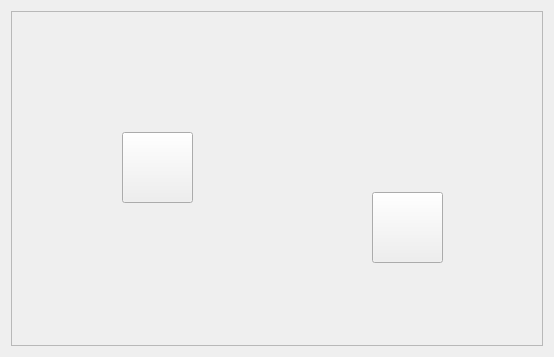
<?xml version="1.0" encoding="UTF-8"?>
<ui version="4.0">
 <class>Tab3ControlPannel</class>
 <widget class="QWidget" name="Tab3ControlPannel">
  <property name="geometry">
   <rect>
    <x>0</x>
    <y>0</y>
    <width>554</width>
    <height>357</height>
   </rect>
  </property>
  <property name="windowTitle">
   <string>Form</string>
  </property>
  <layout class="QFormLayout" name="formLayout">
   <item row="0" column="0" colspan="2">
    <widget class="QScrollArea" name="scrollArea">
     <property name="widgetResizable">
      <bool>true</bool>
     </property>
     <widget class="QWidget" name="scrollAreaWidgetContents">
      <property name="geometry">
       <rect>
        <x>0</x>
        <y>0</y>
        <width>547</width>
        <height>344</height>
       </rect>
      </property>
      <layout class="QFormLayout" name="formLayout_2">
       <item row="0" column="0">
        <widget class="QLabel" name="label">
         <property name="text">
          <string/>
         </property>
         <property name="pixmap">
          <pixmap resource="Images.qrc">:/Images/Images/room1.png</pixmap>
         </property>
        </widget>
       </item>
      </layout>
      <widget class="QPushButton" name="pPBlamp">
       <property name="geometry">
        <rect>
         <x>110</x>
         <y>120</y>
         <width>71</width>
         <height>71</height>
        </rect>
       </property>
       <property name="text">
        <string/>
       </property>
       <property name="icon">
        <iconset resource="Images.qrc">
         <normaloff>:/Images/Images/light_off.png</normaloff>
         <normalon>:/Images/Images/light_on.png</normalon>:/Images/Images/light_off.png</iconset>
       </property>
       <property name="iconSize">
        <size>
         <width>70</width>
         <height>70</height>
        </size>
       </property>
       <property name="checkable">
        <bool>true</bool>
       </property>
      </widget>
      <widget class="QPushButton" name="pPBplug">
       <property name="geometry">
        <rect>
         <x>360</x>
         <y>180</y>
         <width>71</width>
         <height>71</height>
        </rect>
       </property>
       <property name="text">
        <string/>
       </property>
       <property name="icon">
        <iconset resource="Images.qrc">
         <normaloff>:/Images/Images/plug_off.png</normaloff>
         <normalon>:/Images/Images/plug_on.png</normalon>:/Images/Images/plug_off.png</iconset>
       </property>
       <property name="iconSize">
        <size>
         <width>70</width>
         <height>70</height>
        </size>
       </property>
       <property name="checkable">
        <bool>true</bool>
       </property>
      </widget>
      <zorder>label</zorder>
      <zorder>pPBlamp</zorder>
      <zorder>pPBplug</zorder>
     </widget>
    </widget>
   </item>
  </layout>
 </widget>
 <resources>
  <include location="Images.qrc"/>
 </resources>
 <connections/>
</ui>
